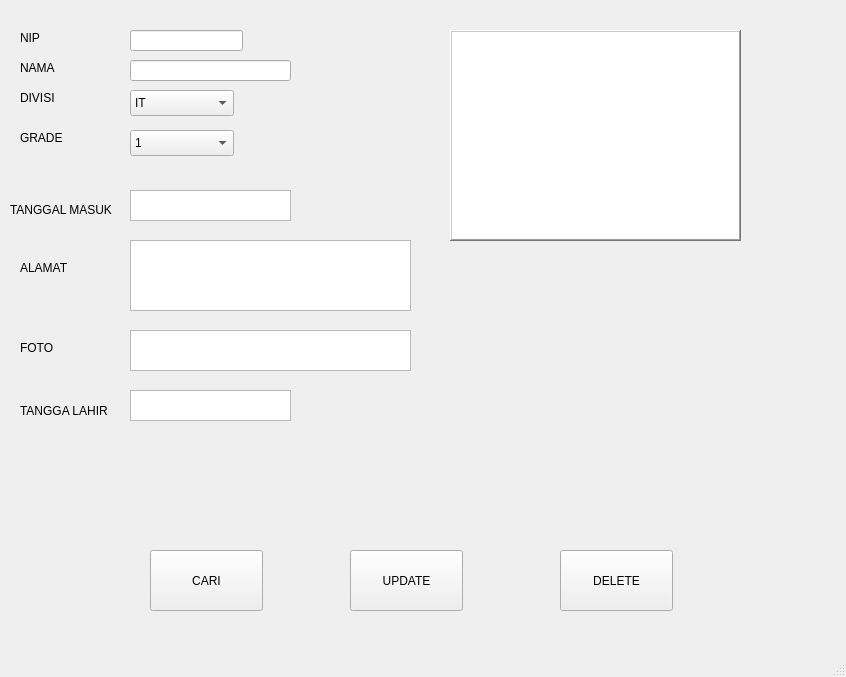
<?xml version="1.0" encoding="UTF-8"?>
<ui version="4.0">
 <class>formedit</class>
 <widget class="QMainWindow" name="formedit">
  <property name="geometry">
   <rect>
    <x>0</x>
    <y>0</y>
    <width>846</width>
    <height>677</height>
   </rect>
  </property>
  <property name="windowTitle">
   <string>MainWindow</string>
  </property>
  <widget class="QWidget" name="centralwidget">
   <widget class="QLabel" name="label">
    <property name="geometry">
     <rect>
      <x>20</x>
      <y>60</y>
      <width>41</width>
      <height>16</height>
     </rect>
    </property>
    <property name="text">
     <string>NAMA</string>
    </property>
   </widget>
   <widget class="QLabel" name="label_2">
    <property name="geometry">
     <rect>
      <x>20</x>
      <y>30</y>
      <width>60</width>
      <height>16</height>
     </rect>
    </property>
    <property name="text">
     <string>NIP</string>
    </property>
   </widget>
   <widget class="QLabel" name="label_3">
    <property name="geometry">
     <rect>
      <x>20</x>
      <y>90</y>
      <width>60</width>
      <height>16</height>
     </rect>
    </property>
    <property name="text">
     <string>DIVISI</string>
    </property>
   </widget>
   <widget class="QLabel" name="label_4">
    <property name="geometry">
     <rect>
      <x>20</x>
      <y>130</y>
      <width>60</width>
      <height>16</height>
     </rect>
    </property>
    <property name="text">
     <string>GRADE</string>
    </property>
   </widget>
   <widget class="QLineEdit" name="lineEdit_2">
    <property name="geometry">
     <rect>
      <x>130</x>
      <y>60</y>
      <width>161</width>
      <height>21</height>
     </rect>
    </property>
   </widget>
   <widget class="QComboBox" name="comboBox">
    <property name="geometry">
     <rect>
      <x>130</x>
      <y>90</y>
      <width>104</width>
      <height>26</height>
     </rect>
    </property>
    <item>
     <property name="text">
      <string>IT</string>
     </property>
    </item>
    <item>
     <property name="text">
      <string>TEKNIK</string>
     </property>
    </item>
    <item>
     <property name="text">
      <string>KEUANGAN</string>
     </property>
    </item>
    <item>
     <property name="text">
      <string>UMUM</string>
     </property>
    </item>
    <item>
     <property name="text">
      <string>OPERASI</string>
     </property>
    </item>
   </widget>
   <widget class="QLineEdit" name="lineEdit">
    <property name="geometry">
     <rect>
      <x>130</x>
      <y>30</y>
      <width>113</width>
      <height>21</height>
     </rect>
    </property>
   </widget>
   <widget class="QComboBox" name="comboBox_2">
    <property name="geometry">
     <rect>
      <x>130</x>
      <y>130</y>
      <width>104</width>
      <height>26</height>
     </rect>
    </property>
    <item>
     <property name="text">
      <string>1</string>
     </property>
    </item>
    <item>
     <property name="text">
      <string>2</string>
     </property>
    </item>
    <item>
     <property name="text">
      <string>3</string>
     </property>
    </item>
    <item>
     <property name="text">
      <string>4</string>
     </property>
    </item>
    <item>
     <property name="text">
      <string>5</string>
     </property>
    </item>
    <item>
     <property name="text">
      <string>6</string>
     </property>
    </item>
    <item>
     <property name="text">
      <string>7</string>
     </property>
    </item>
    <item>
     <property name="text">
      <string>8</string>
     </property>
    </item>
    <item>
     <property name="text">
      <string>9</string>
     </property>
    </item>
    <item>
     <property name="text">
      <string>10</string>
     </property>
    </item>
    <item>
     <property name="text">
      <string>11</string>
     </property>
    </item>
    <item>
     <property name="text">
      <string>12</string>
     </property>
    </item>
    <item>
     <property name="text">
      <string>13</string>
     </property>
    </item>
    <item>
     <property name="text">
      <string>14</string>
     </property>
    </item>
    <item>
     <property name="text">
      <string>15</string>
     </property>
    </item>
    <item>
     <property name="text">
      <string>16</string>
     </property>
    </item>
    <item>
     <property name="text">
      <string>17</string>
     </property>
    </item>
    <item>
     <property name="text">
      <string>18</string>
     </property>
    </item>
    <item>
     <property name="text">
      <string>19</string>
     </property>
    </item>
    <item>
     <property name="text">
      <string>20</string>
     </property>
    </item>
   </widget>
   <widget class="QGraphicsView" name="graphicsView">
    <property name="geometry">
     <rect>
      <x>450</x>
      <y>30</y>
      <width>291</width>
      <height>211</height>
     </rect>
    </property>
    <property name="autoFillBackground">
     <bool>false</bool>
    </property>
    <property name="frameShape">
     <enum>QFrame::WinPanel</enum>
    </property>
    <property name="frameShadow">
     <enum>QFrame::Raised</enum>
    </property>
   </widget>
   <widget class="QLabel" name="label_5">
    <property name="geometry">
     <rect>
      <x>10</x>
      <y>200</y>
      <width>111</width>
      <height>20</height>
     </rect>
    </property>
    <property name="text">
     <string>TANGGAL MASUK</string>
    </property>
   </widget>
   <widget class="QLabel" name="label_7">
    <property name="geometry">
     <rect>
      <x>20</x>
      <y>260</y>
      <width>60</width>
      <height>16</height>
     </rect>
    </property>
    <property name="text">
     <string>ALAMAT</string>
    </property>
   </widget>
   <widget class="QTextEdit" name="textEdit">
    <property name="geometry">
     <rect>
      <x>130</x>
      <y>240</y>
      <width>281</width>
      <height>71</height>
     </rect>
    </property>
   </widget>
   <widget class="QLabel" name="label_8">
    <property name="geometry">
     <rect>
      <x>20</x>
      <y>400</y>
      <width>101</width>
      <height>21</height>
     </rect>
    </property>
    <property name="text">
     <string>TANGGA LAHIR</string>
    </property>
   </widget>
   <widget class="QPushButton" name="tombolupdate">
    <property name="geometry">
     <rect>
      <x>350</x>
      <y>550</y>
      <width>113</width>
      <height>61</height>
     </rect>
    </property>
    <property name="text">
     <string>UPDATE</string>
    </property>
   </widget>
   <widget class="QPushButton" name="tomboldelete">
    <property name="geometry">
     <rect>
      <x>560</x>
      <y>550</y>
      <width>113</width>
      <height>61</height>
     </rect>
    </property>
    <property name="text">
     <string>DELETE</string>
    </property>
   </widget>
   <widget class="QTextEdit" name="textEdit_2">
    <property name="geometry">
     <rect>
      <x>130</x>
      <y>190</y>
      <width>161</width>
      <height>31</height>
     </rect>
    </property>
   </widget>
   <widget class="QTextEdit" name="textEdit_3">
    <property name="geometry">
     <rect>
      <x>130</x>
      <y>390</y>
      <width>161</width>
      <height>31</height>
     </rect>
    </property>
   </widget>
   <widget class="QPushButton" name="tombolcari">
    <property name="geometry">
     <rect>
      <x>150</x>
      <y>550</y>
      <width>113</width>
      <height>61</height>
     </rect>
    </property>
    <property name="text">
     <string>CARI</string>
    </property>
   </widget>
   <widget class="QLabel" name="label_9">
    <property name="geometry">
     <rect>
      <x>20</x>
      <y>340</y>
      <width>60</width>
      <height>16</height>
     </rect>
    </property>
    <property name="text">
     <string>FOTO</string>
    </property>
   </widget>
   <widget class="QTextEdit" name="textEdit_4">
    <property name="geometry">
     <rect>
      <x>130</x>
      <y>330</y>
      <width>281</width>
      <height>41</height>
     </rect>
    </property>
   </widget>
  </widget>
  <widget class="QStatusBar" name="statusbar"/>
 </widget>
 <resources/>
 <connections/>
</ui>
